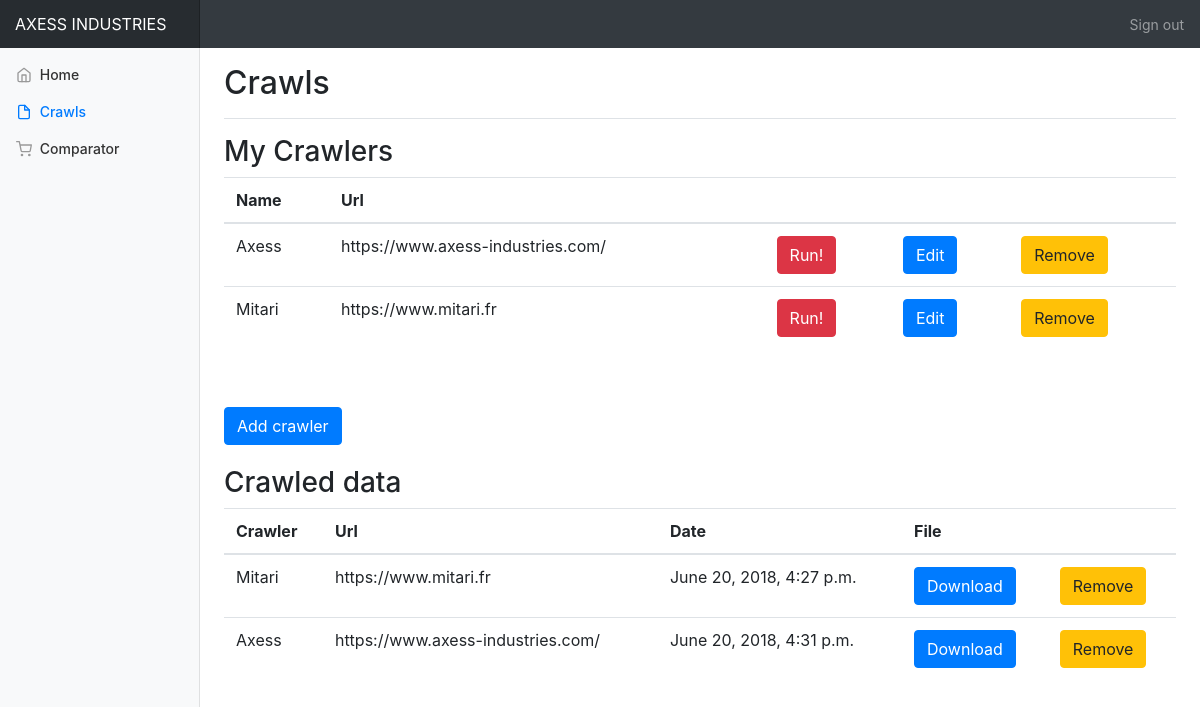
Page /crawlpage/ on the committed database.
### mainapp/models.py (models this page shows, shortened)
class CrawlerModel(models.Model):
    name = models.TextField()
    url = models.TextField()
    attributesJson = models.TextField()
    running = models.BooleanField(default=False)

class ScrapyItem(models.Model):
    unique_id = models.CharField(max_length=100, null=True)
    data = models.TextField()
    date = models.DateTimeField(default=timezone.now)
    crawler = models.ForeignKey(CrawlerModel, on_delete=models.CASCADE)

### mainapp/views.py (the view)
# urls.py: path('crawlpage/', views.crawlpage, name='crawlpage'),
def crawlpage(request, toedit=""):
    items = ScrapyItem.objects.all()
    models = CrawlerModel.objects.all()
    try :
        jobs = scrapyd.list_jobs('default')['running']
    except:
        jobs = []
    if request.method == 'POST':
        form = CrawlForm(request.POST)
        if form.is_valid():
            url = request.POST['url']
            name = request.POST['name']
            attributesJson = request.POST['xpath']
            if toedit:
                if CrawlerModel.objects.filter(id = int(toedit)).count():
                    crawler = CrawlerModel.objects.get(id=toedit)
            else:
                crawler = CrawlerModel()
            crawler.url = url
            crawler.attributesJson = attributesJson
            crawler.name = name
            crawler.save()
            return redirect('/crawlpage')
        return render(request, 'mainapp/crawlpage.html',  {'form' : form, 'items' : items,'models' : models,'jobs' : jobs, 'showmodal' : True })
    else:
        if toedit:
            o = CrawlerModel.objects.get(id=toedit)
            form = CrawlForm()
            form['url'].initial = o.url
            form['name'].initial = o.name
            form['xpath'].initial = o.attributesJson
            return render(request, 'mainapp/crawlpage.html', {'editid' : toedit, 'form' : form, 'items' : items,'models' : models,'jobs' : jobs, 'showmodal' : True })
        else:
            form = CrawlForm()
        return render(request, 'mainapp/crawlpage.html', {'form' : form, 'items' : items,'models' : models,'jobs' : jobs })

### templates/mainapp/crawlpage.html (shortened to what this page needs)
{% extends 'mainapp/base_dashboard.html' %}
{% block titlebar %}
    <h1 class="h2">Crawls</h1>
{% endblock %}
{% block content %}
    <h3>My Crawlers</h3>
     <table class="table">
    <thead>
      <tr>
        <th>Name</th>
        <th>Url</th>
          <th></th>
        <th> </th>
        <th></th>
      </tr>
    </thead>
    <tbody>
    {% for e in models %}
        <tr>
        <td>{{ e.name }}</td>
        <td>{{ e.url }}</td>
            <td>
                {% if e.running == True %}Running
                    {% else %}
                    <a href="{% url 'mainapp:launch_crawler' e.id %}" role="button" class="btn btn-danger">Run!</a>
                {% endif %}
            </td>
        <td><a href="{% url 'mainapp:crawlpage' e.id %}" role="button" class="btn btn-primary">Edit</a></td>
        <td><a href="{% url 'mainapp:remove_crawler' e.id %}" role="button" class="btn btn-warning">Remove</a></td>
        </tr>
    {% endfor %}
    </tbody>
  </table>
    <br><br>
    <button type="button" class="btn btn-primary" data-toggle="modal" data-target="#addcrawler">
        Add crawler
    </button>
    <br><br>
    <h3>Crawled data</h3>
     <table class="table">
    <thead>
      <tr>
        <th>Crawler</th>
        <th>Url</th>
          <th>Date</th>
        <th>File </th>
        <th></th>
      </tr>
    </thead>
    <tbody>
    {% for e in items %}
        <tr>
        <td>{{ e.crawler.name }}</td>
        <td>{{ e.crawler.url }}</td>
            <td>{{ e.date }}</td>
        <td><a href="{% url 'mainapp:download_crawl' e.unique_id %}" role="button" class="btn btn-primary">Download</a></td>
        <td><a href="{% url 'mainapp:remove_data' e.unique_id %}" role="button" class="btn btn-warning">Remove</a></td>
        </tr>
    {% endfor %}
    </tbody>
  </table>
{% endblock %}

### static/style/dashboard.css (style rules this page uses)
body { font-size: .875rem; }

### rows in the picture
CrawlerModel: name "Axess", url "https://www.axess-industries.com/", running "Run!"
CrawlerModel: name "Mitari", url "https://www.mitari.fr", running "Run!"
ScrapyItem: crawler.name "Mitari", crawler "https://www.mitari.fr", date "June 20, 2018, 4:27 p.m."
ScrapyItem: crawler.name "Axess", crawler "https://www.axess-industries.com/", date "June 20, 2018, 4:31 p.m."
